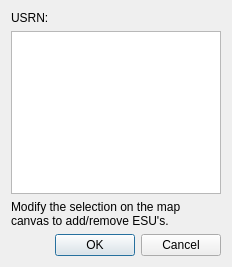
<?xml version="1.0" encoding="UTF-8"?>
<ui version="4.0">
 <class>editEsuLinkDialog</class>
 <widget class="QDialog" name="editEsuLinkDialog">
  <property name="windowModality">
   <enum>Qt::WindowModal</enum>
  </property>
  <property name="geometry">
   <rect>
    <x>0</x>
    <y>0</y>
    <width>213</width>
    <height>267</height>
   </rect>
  </property>
  <property name="windowTitle">
   <string>Edit ESU/Street Links</string>
  </property>
  <property name="modal">
   <bool>true</bool>
  </property>
  <layout class="QGridLayout" name="gridLayout">
   <item row="0" column="0">
    <widget class="QLabel" name="usrnLabel">
     <property name="text">
      <string>USRN:</string>
     </property>
    </widget>
   </item>
   <item row="2" column="0" colspan="2">
    <widget class="QLabel" name="label">
     <property name="inputMethodHints">
      <set>Qt::ImhNone</set>
     </property>
     <property name="text">
      <string>Modify the selection on the map canvas to add/remove ESU's.</string>
     </property>
     <property name="wordWrap">
      <bool>true</bool>
     </property>
    </widget>
   </item>
   <item row="3" column="1">
    <layout class="QHBoxLayout" name="horizontalLayout">
     <item>
      <widget class="QPushButton" name="okPushButton">
       <property name="text">
        <string>OK</string>
       </property>
      </widget>
     </item>
     <item>
      <widget class="QPushButton" name="cancelPushButton">
       <property name="text">
        <string>Cancel</string>
       </property>
      </widget>
     </item>
    </layout>
   </item>
   <item row="1" column="0" colspan="2">
    <widget class="QListWidget" name="esuLinkListWidget"/>
   </item>
  </layout>
 </widget>
 <resources/>
 <connections/>
 <slots>
  <slot>scopy()</slot>
 </slots>
</ui>
